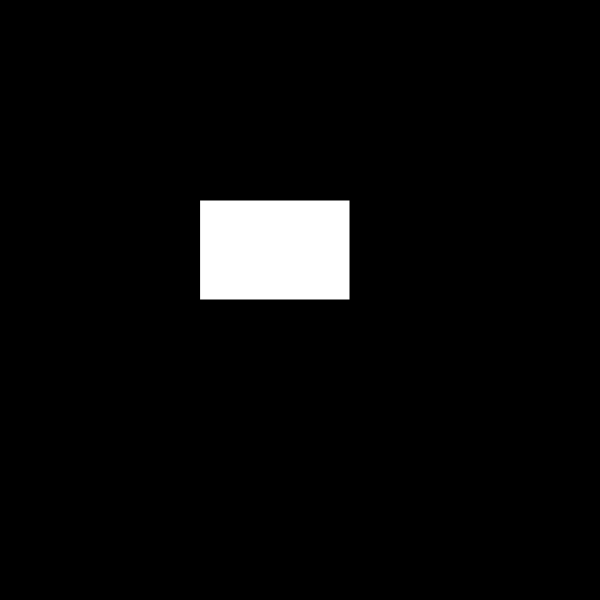
Frame 1 (no input)
Frame 60 (no input): identical to frame 1, image omitted
Frame 120 (the mouse pressed at the canvas centre since frame 60): identical to frame 1, image omitted

The p5.js sketch that drew this single still picture (run headless with seeded random() and noise() and a simulated clock; from frame 60 on, the mouse is pressed at the canvas centre):

// p5.js sketch
// ── sketch.js
let rectX = 200;
let rectY = 200;
let rectW = 150;
let rectH = 100;
let dragging = false;
let offsetX, offsetY;

function setup() {
  createCanvas(600, 600);
  rectMode(CORNER);
}

function draw() {
  background(0); 

  
  if (dragging) {
    fill(0, 150, 255); 
  } else {
    fill(255); 
  }

  rect(rectX, rectY, rectW, rectH);
}

function mousePressed() {

  if (
    mouseX > rectX &&
    mouseX < rectX + rectW &&
    mouseY > rectY &&
    mouseY < rectY + rectH
  ) {
    dragging = true;
    offsetX = mouseX - rectX;
    offsetY = mouseY - rectY;
  }
}

function mouseDragged() {
  if (dragging) {
    rectX = mouseX - offsetX;
    rectY = mouseY - offsetY;
  }
}

function mouseReleased() {
 
  dragging = false;
}
